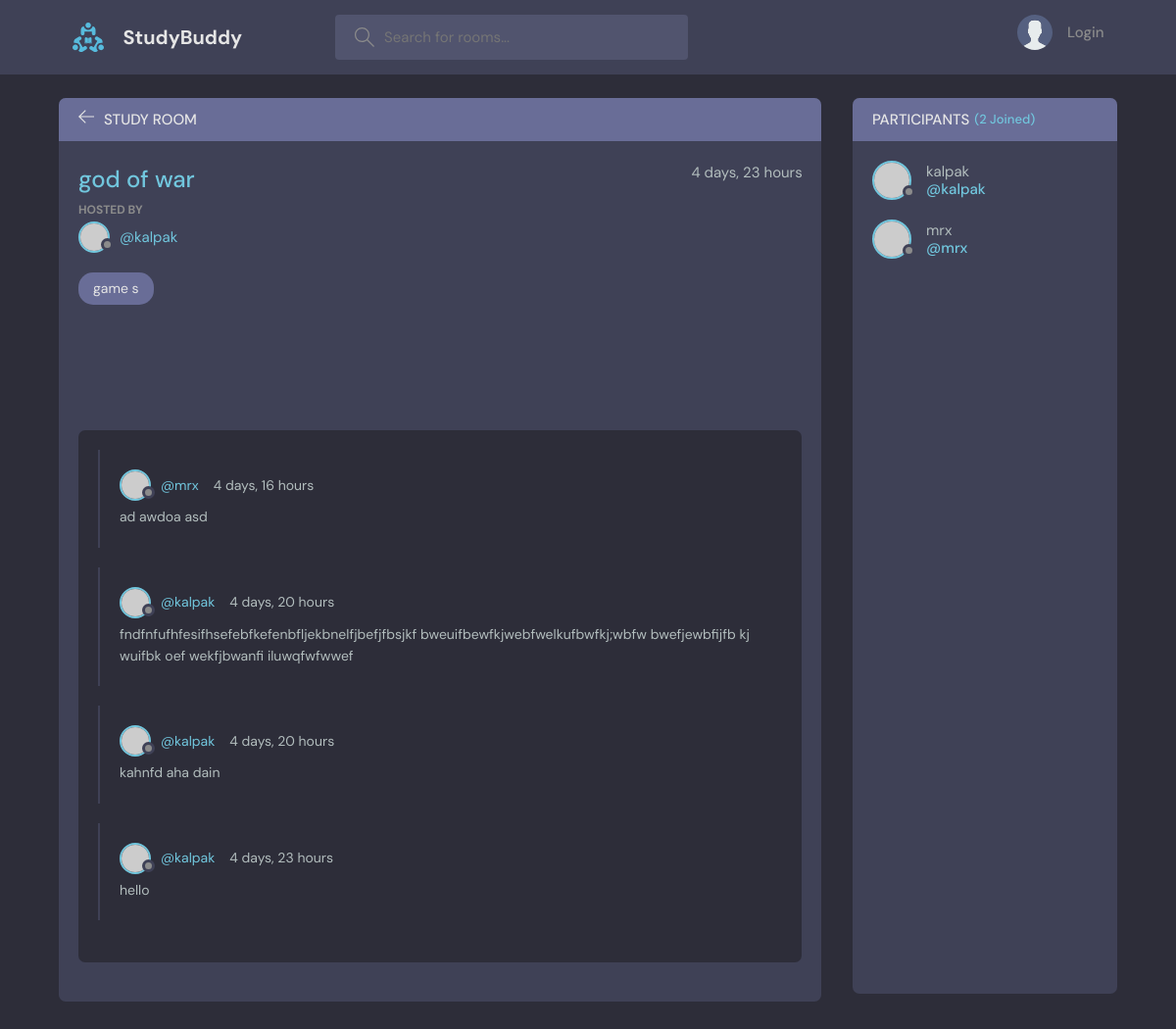
Before: /room/6/ with the older database file.
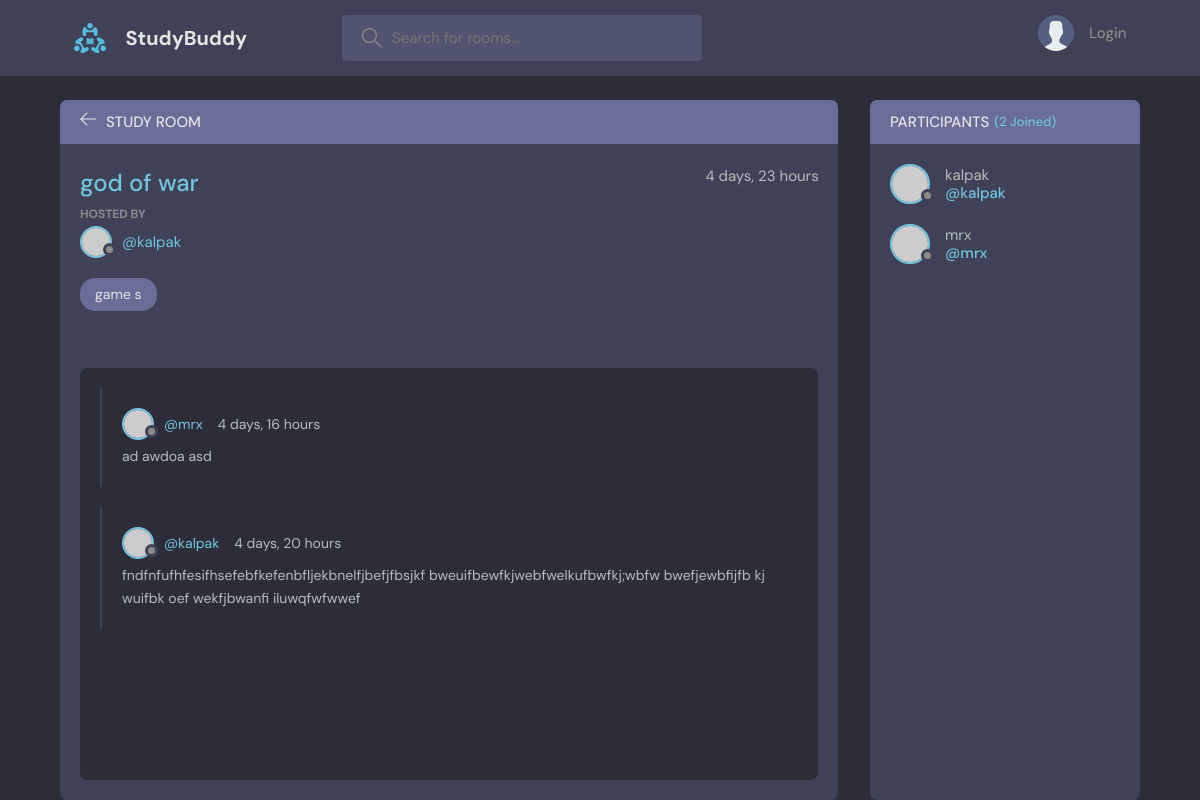
After: the same page with the newer database file.
### base/models.py (models this page shows, shortened)
class Message(models.Model):
    user = models.ForeignKey(User, on_delete=models.CASCADE)
    room = models.ForeignKey(Room, on_delete=models.CASCADE)
    body = models.TextField()
    updated = models.DateTimeField(auto_now=True)
    created = models.DateTimeField(auto_now_add=True)
    class Meta:
        ordering = ['-updated', 'created']

### base/views.py (the view, shortened to what this page needs)
# urls.py: path('room/<str:pk>/',views.Room,name='room'),
def Room(request, pk):
    room = models.Room.objects.get(id=pk)
    messages=room.message_set.all().order_by('-created')
    participants=room.participants.all()
    return render(request, 'base/room.html', {'room': room,'room_messages':messages,'participants':participants})

### base/models.py (called while the page is built)
    def __str__(self):
        return self.name

### base/templates/base/room.html (shortened to what this page needs)
 {% extends 'main.html' %}
 {% load static %}
 {% block Content %}
    <main class="profile-page layout layout--2">
      <div class="container">
        <div class="room">
          <div class="room__top">
            <div class="room__topLeft">
              <a href="{% url 'home' %}">
                <svg version="1.1" xmlns="http://www.w3.org/2000/svg" width="32" height="32" viewBox="0 0 32 32">
                  <title>arrow-left</title>
                  <path
                    d="M13.723 2.286l-13.723 13.714 13.719 13.714 1.616-1.611-10.96-10.96h27.625v-2.286h-27.625l10.965-10.965-1.616-1.607z"
                  ></path>
                </svg>
              </a>
              <h3>Study Room</h3>
            </div>
          </div>
          <div class="room__box scroll">
            <div class="room__header scroll">
              <div class="room__info">
                <h3>{{room.name}}</h3>
                <span>{{room.created|timesince}} </span>
              </div>
              <div class="room__hosted">
                <p>Hosted By</p>
                <a href="{% url 'user_profile' pk=room.host.id %}" class="room__author">
                  <div class="avatar avatar--small">
                    <img src="https://randomuser.me/api/portraits/men/37.jpg" />
                  </div>
                  <span>@{{room.host.username}}</span>
                </a>
              </div>
              <span class="room__topics">{{room.topic}}</span>
            </div>
            <div class="room__conversation">
              <div class="threads scroll">
                {% for message in room_messages %}
                <div class="thread">
                  <div class="thread__top">
                    <div class="thread__author">
                      <a href="{% url 'user_profile' pk=message.user.id %}" class="thread__authorInfo">
                        <div class="avatar avatar--small">
                          <img src="https://randomuser.me/api/portraits/men/37.jpg" />
                        </div>
                        <span>@{{message.user}}</span>
                      </a>
                      <span class="thread__date">{{ message.created|timesince}}</span>
                    </div>
                  </div>
                  <div class="thread__details">
                    {{message.body}}
                  </div>
                </div>
                {% endfor %}
              </div>
            </div>
          </div>
        </div>
        <div class="participants">
          <h3 class="participants__top">Participants <span>({{participants.count}} Joined)</span></h3>
          <div class="participants__list scroll">
            {% for user in participants %}
            <a href="{% url 'user_profile' pk=user.id %}" class="participant">
              <div class="avatar avatar--medium">
                <img src="https://randomuser.me/api/portraits/men/37.jpg" />
              </div>
              <p>
                {{user.username}}
                <span>@{{user.username}}</span>
              </p>
            </a>
            {%endfor%}
          </div>
        </div>
      </div>
    </main>
    {% endblock Content %}

Changed rows visible on the page:
removed Message: user "kalpak", created "4 days, 20 hours", body "kahnfd aha dain"
removed Message: user "kalpak", created "4 days, 23 hours", body "hello"
